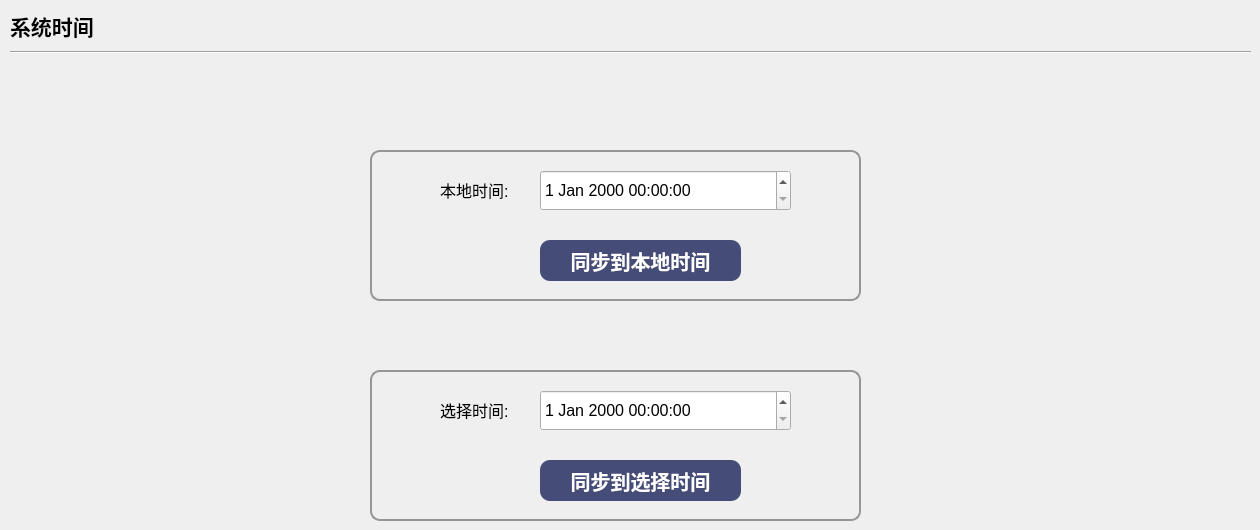
    <widget class="QWidget" name="page_7">
     <widget class="QGroupBox" name="groupBox_3">
      <property name="geometry">
       <rect>
        <x>370</x>
        <y>370</y>
        <width>491</width>
        <height>151</height>
       </rect>
      </property>
      <property name="styleSheet">
       <string notr="true">QGroupBox{
border:2px solid rgb(150, 150, 150);
border-radius:10px;
}
</string>
      </property>
      <property name="title">
       <string/>
      </property>
     </widget>
     <widget class="QPushButton" name="pushButton_setlocal">
      <property name="geometry">
       <rect>
        <x>540</x>
        <y>240</y>
        <width>201</width>
        <height>41</height>
       </rect>
      </property>
      <property name="font">
       <font>
        <pointsize>15</pointsize>
        <weight>75</weight>
        <bold>true</bold>
       </font>
      </property>
      <property name="styleSheet">
       <string notr="true">QPushButton{
background-color: rgb(69, 76, 120);
color: rgb(255, 255, 255);
border: none;
border-radius: 10px;

}
 
QPushButton:hover{
background-color: rgb(0, 0, 152);
color: rgb(255, 255, 255);
border: none;
border-radius: 10px;

}
 
QPushButton:pressed{
background-color: rgb(0, 0, 152);
color: rgb(255, 255, 255);
border: none;
border-radius: 10px;
padding-left:2px;
padding-top:1px;
}
</string>
      </property>
      <property name="text">
       <string>同步到本地时间</string>
      </property>
     </widget>
     <widget class="QLabel" name="label_26">
      <property name="geometry">
       <rect>
        <x>440</x>
        <y>180</y>
        <width>90</width>
        <height>20</height>
       </rect>
      </property>
      <property name="font">
       <font>
        <pointsize>12</pointsize>
       </font>
      </property>
      <property name="text">
       <string>本地时间:</string>
      </property>
     </widget>
     <widget class="QGroupBox" name="groupBox_4">
      <property name="geometry">
       <rect>
        <x>370</x>
        <y>150</y>
        <width>491</width>
        <height>151</height>
       </rect>
      </property>
      <property name="styleSheet">
       <string notr="true">QGroupBox{
border:2px solid rgb(150, 150, 150);
border-radius:10px;
}
</string>
      </property>
      <property name="title">
       <string/>
      </property>
      <widget class="QDateTimeEdit" name="dateTimeEdit_local">
       <property name="geometry">
        <rect>
         <x>170</x>
         <y>20</y>
         <width>251</width>
         <height>41</height>
        </rect>
       </property>
       <property name="font">
        <font>
         <pointsize>12</pointsize>
        </font>
       </property>
      </widget>
     </widget>
     <widget class="QPushButton" name="pushButton_setself">
      <property name="geometry">
       <rect>
        <x>540</x>
        <y>460</y>
        <width>201</width>
        <height>41</height>
       </rect>
      </property>
      <property name="font">
       <font>
        <pointsize>15</pointsize>
        <weight>75</weight>
        <bold>true</bold>
       </font>
      </property>
      <property name="styleSheet">
       <string notr="true">QPushButton{
background-color: rgb(69, 76, 120);
color: rgb(255, 255, 255);
border: none;
border-radius: 10px;

}
 
QPushButton:hover{
background-color: rgb(0, 0, 152);
color: rgb(255, 255, 255);
border: none;
border-radius: 10px;

}
 
QPushButton:pressed{
background-color: rgb(0, 0, 152);
color: rgb(255, 255, 255);
border: none;
border-radius: 10px;
padding-left:2px;
padding-top:1px;
}
</string>
      </property>
      <property name="text">
       <string>同步到选择时间</string>
      </property>
     </widget>
     <widget class="QLabel" name="label_29">
      <property name="geometry">
       <rect>
        <x>440</x>
        <y>400</y>
        <width>90</width>
        <height>20</height>
       </rect>
      </property>
      <property name="font">
       <font>
        <pointsize>12</pointsize>
       </font>
      </property>
      <property name="text">
       <string>选择时间:</string>
      </property>
     </widget>
     <widget class="QDateTimeEdit" name="dateTimeEdit_self">
      <property name="geometry">
       <rect>
        <x>540</x>
        <y>390</y>
        <width>251</width>
        <height>41</height>
       </rect>
      </property>
      <property name="font">
       <font>
        <pointsize>12</pointsize>
       </font>
      </property>
     </widget>
     <widget class="QLabel" name="label_79">
      <property name="geometry">
       <rect>
        <x>10</x>
        <y>10</y>
        <width>91</width>
        <height>31</height>
       </rect>
      </property>
      <property name="font">
       <font>
        <pointsize>16</pointsize>
        <weight>75</weight>
        <bold>true</bold>
       </font>
      </property>
      <property name="text">
       <string>系统时间</string>
      </property>
     </widget>
     <widget class="Line" name="line_15">
      <property name="geometry">
       <rect>
        <x>10</x>
        <y>50</y>
        <width>1241</width>
        <height>5</height>
       </rect>
      </property>
      <property name="sizePolicy">
       <sizepolicy hsizetype="Fixed" vsizetype="Fixed">
        <horstretch>0</horstretch>
        <verstretch>0</verstretch>
       </sizepolicy>
      </property>
      <property name="frameShadow">
       <enum>QFrame::Sunken</enum>
      </property>
      <property name="orientation">
       <enum>Qt::Horizontal</enum>
      </property>
     </widget>
     <zorder>groupBox_3</zorder>
     <zorder>groupBox_4</zorder>
     <zorder>pushButton_setlocal</zorder>
     <zorder>label_26</zorder>
     <zorder>pushButton_setself</zorder>
     <zorder>label_29</zorder>
     <zorder>dateTimeEdit_self</zorder>
     <zorder>label_79</zorder>
     <zorder>line_15</zorder>
    </widget>
